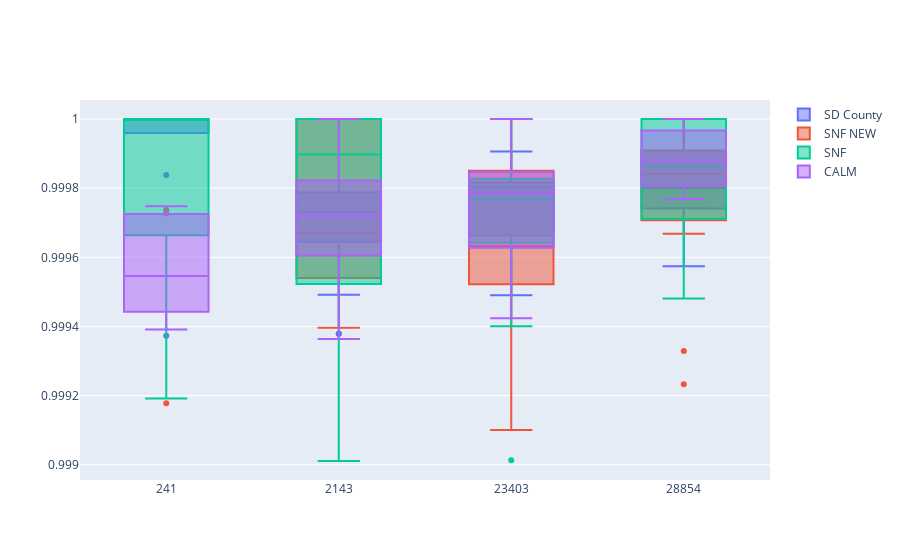

The code cell stored with this chart in its notebook:
### Code cell
poi = [2143, 28854, 241, 23403]
fig = generate_pos_boxplots(variants_df, poi)
fig.show()
